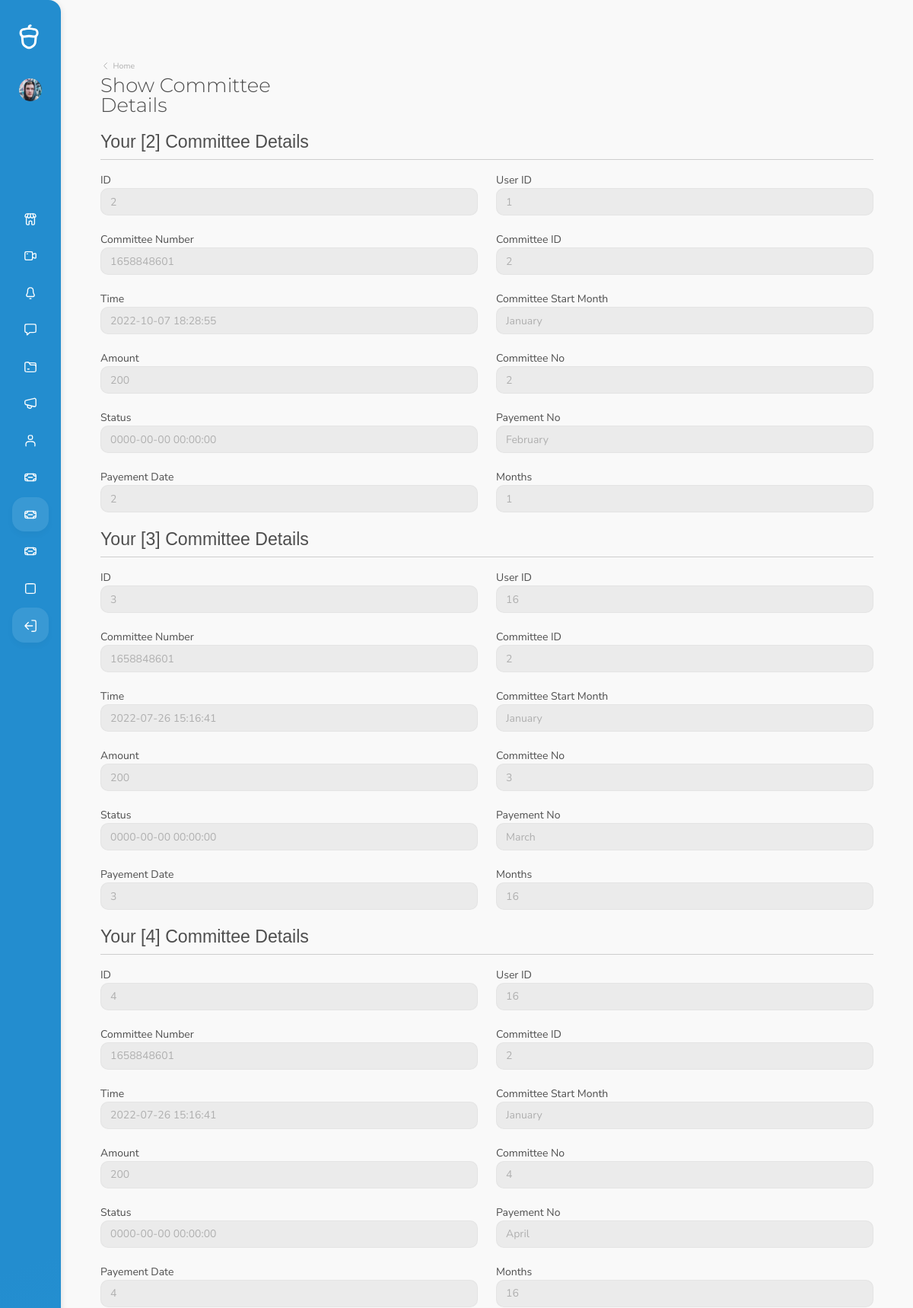
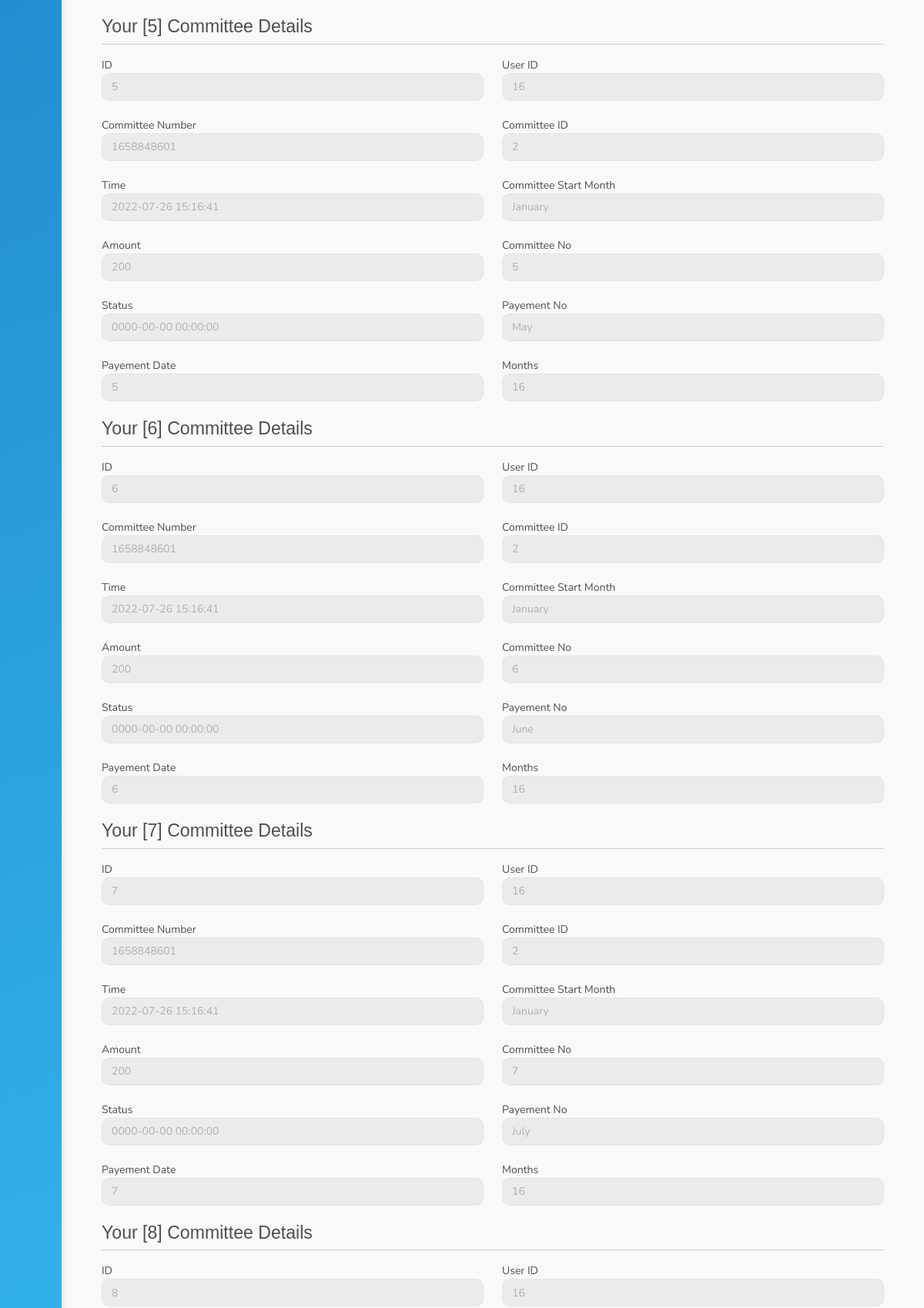
The page /show_comittee.php?id=2&cid=1658848601 (upper part) on the database its author committed (2 pictures, top to bottom).
### tables this page shows
CREATE TABLE `committee_user` (
  `id` int(11) NOT NULL,
  `user_id` int(11) NOT NULL,
  `committee_num` varchar(250) NOT NULL,
  `committe_id` int(11) NOT NULL,
  `time` timestamp NOT NULL DEFAULT current_timestamp() ON UPDATE current_timestamp(),
  `committee_start_month` varchar(255) NOT NULL,
  `amount` int(11) NOT NULL,
  `committee_no` int(11) NOT NULL,
  `status` enum('Paid','UnPaid','Pending','') NOT NULL,
  `payment_no` int(11) NOT NULL,
  `payment_date` timestamp NOT NULL DEFAULT '0000-00-00 00:00:00',
  `months` varchar(255) NOT NULL
);

### show_comittee.php (the view, shortened to what this page needs)
<!DOCTYPE html>
<html lang="en" data-footer="true" data-override='{"attributes": {"placement": "vertical", "layout": "boxed" }, "storagePrefix": "ecommerce-platform"}'>
  <head>
    <?php include 'connection.php'; ?>
    <?php include 'header.php';?>
    <?php $id=$_GET['cid']; $msg="";?>
  <body>
    <div id="root">
          <div class="mobile-buttons-container">
            <a href="#" id="mobileMenuButton" class="menu-button">
              <i data-cs-icon="menu"></i>
            </a>
          </div>
        </div>
      <main>
        <div class="container">
        <div class="page-title-container">
            <div class="row g-0">
                <div class="col-auto mb-3 mb-md-0 me-auto">
                    <div class="w-auto sw-md-30">
                        <a href="#" class="muted-link pb-1 d-inline-block breadcrumb-back">
                            <i data-cs-icon="chevron-left" data-cs-size="13"></i>
                            <span class="text-small align-middle">Home</span>
                        </a>
                        <h1 class="mb-0 pb-0 display-4" id="title">Show Committee Details</h1>
                    </div>
                    <br>
                </div>
                            <?php
                    $sql = "SELECT * FROM committee_user where committee_num=$id";
                    $result = mysqli_query($conn, $sql) or die("Query Un successfully");
                    if(mysqli_num_rows($result) > 0) {
                    ?>
                    <?php
                    while($row = mysqli_fetch_assoc($result)){
                    ?>
                     <h2 style="font-family:Arial;"> Your <?php echo  "[".$row['id']."]  Committee Details"?></h2>
                     <hr>
                                <form method="post" action="" enctype="multipart/form-data">
  <div class="row">
    <div class="col">
        <label>ID</label>
      <input type="text" class="form-control" readonly value="<?php  echo $row['id']?>">
    </div>
    <div class="col">
        <label>User ID</label>
      <input type="text" class="form-control"  readonly value="<?php  echo $row['user_id']?>">
    </div>
</div>
<br>
  <div class="row">
    <div class="col">
        <label>Committee Number</label>
      <input type="text" class="form-control" readonly value="<?php  echo $row['committee_num']?>">
    </div>
    <div class="col">
        <label>Committee ID</label>
      <input type="text" class="form-control"  readonly value="<?php  echo $row['committe_id']?>">
    </div>
</div>
   <br>
<div class="row">
    <div class="col">
        <label>Time</label>
      <input type="text" class="form-control" readonly value="<?php  echo $row['time']?>">
    </div>
    <div class="col">
        <label>Committee Start Month</label>
      <input type="text" class="form-control"  readonly value="<?php  echo $row['committee_start_month']?>">
    </div>
</div>
<br>
   <div class="row">
    <div class="col">
        <label>Amount</label>
      <input type="text" class="form-control" readonly value="<?php  echo $row['amount']?>">
    </div>
    <div class="col">
        <label>Committee No</label>
      <input type="text" class="form-control"  readonly value="<?php  echo $row['payment_no']?>">
    </div>
</div>
<br>
   <div class="row">
    <div class="col">
        <label>Status</label>
      <input type="text" class="form-control" readonly value="<?php  echo $row['payment_date']?>">
    </div>
    <div class="col">
        <label>Payement No</label>
      <input type="text" class="form-control"  readonly value="<?php  echo $row['months']?>">
    </div>
</div>
<br>
   <div class="row">
    <div class="col">
        <label>Payement Date</label>
      <input type="text" class="form-control" readonly value="<?php  echo $row['id']?>">
    </div>
    <div class="col">
        <label>Months</label>
      <input type="text" class="form-control"  readonly value="<?php  echo $row['user_id']?>">
    </div>
</div>
<br>
</form>
                    <?php } ?>
                </div>
            </div>
            <?php
            }
            ?>
        </div>
      </main>
  </body>
</html>

### rows shown on the page
committee_user: id "2", user "1", committee_num "1658848601", committe "2", time "2022-10-07 18:28:55", committee_start_month "January", amount "200", payment_no "2", payment_date "0000-00-00 00:00:00", months "February"
committee_user: id "3", user "16", committee_num "1658848601", committe "2", time "2022-07-26 15:16:41", committee_start_month "January", amount "200", payment_no "3", payment_date "0000-00-00 00:00:00", months "March"
committee_user: id "4", user "16", committee_num "1658848601", committe "2", time "2022-07-26 15:16:41", committee_start_month "January", amount "200", payment_no "4", payment_date "0000-00-00 00:00:00", months "April"
committee_user: id "5", user "16", committee_num "1658848601", committe "2", time "2022-07-26 15:16:41", committee_start_month "January", amount "200", payment_no "5", payment_date "0000-00-00 00:00:00", months "May"
committee_user: id "6", user "16", committee_num "1658848601", committe "2", time "2022-07-26 15:16:41", committee_start_month "January", amount "200", payment_no "6", payment_date "0000-00-00 00:00:00", months "June"
committee_user: id "7", user "16", committee_num "1658848601", committe "2", time "2022-07-26 15:16:41", committee_start_month "January", amount "200", payment_no "7", payment_date "0000-00-00 00:00:00", months "July"
committee_user: id "8", user "16"
